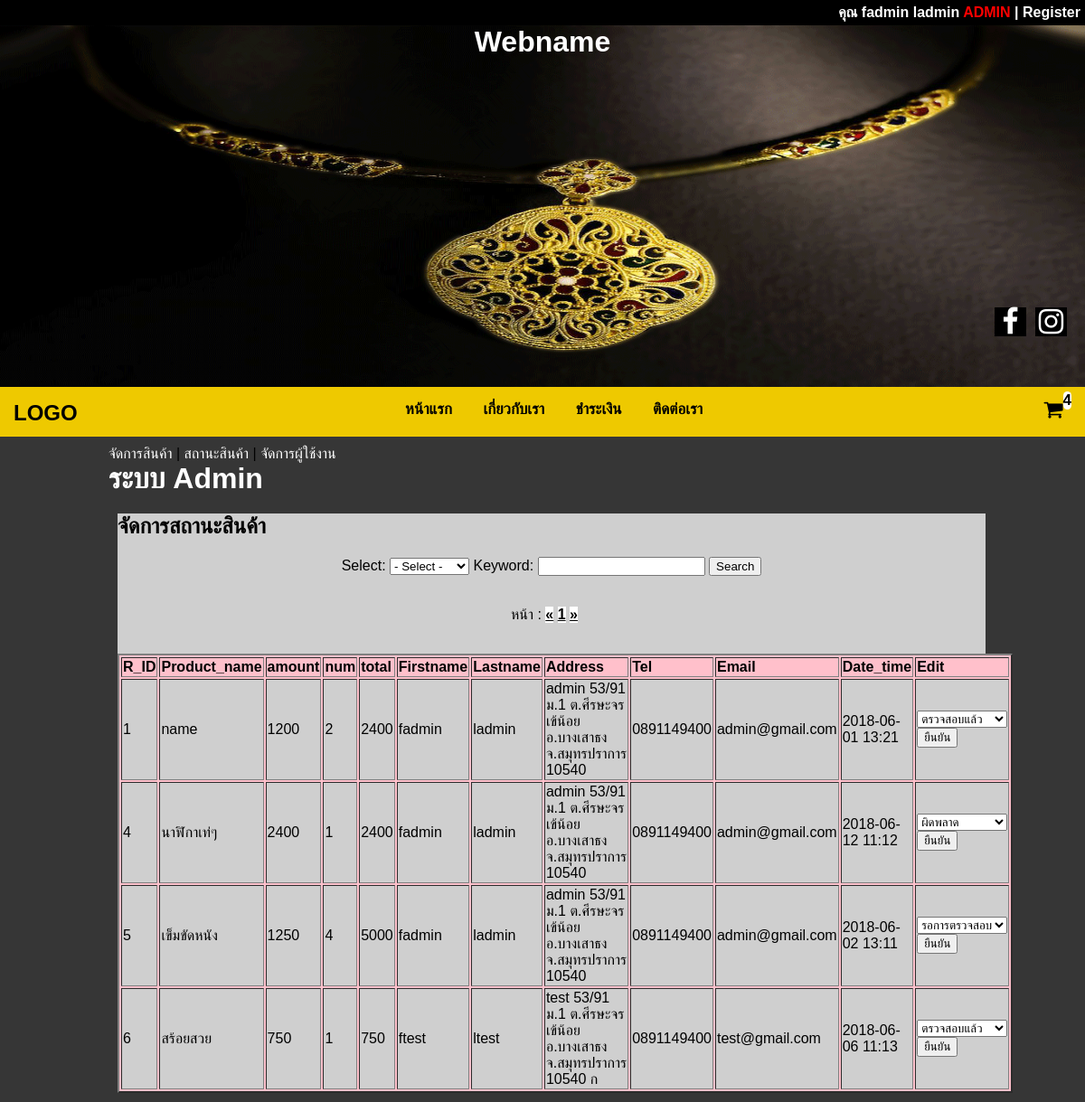
Screenshot of /?p=orderedt (signed in) with the database file from the repository.
### tables this page shows
CREATE TABLE `receipt` (
  `receipt_id` int(11) NOT NULL,
  `orders_id` int(11) NOT NULL,
  `product_id` int(11) NOT NULL,
  `product_name` varchar(100) NOT NULL,
  `orders_price` int(11) NOT NULL,
  `orders_num` int(11) NOT NULL,
  `orders_total` int(11) NOT NULL,
  `mem_fname` varchar(20) NOT NULL,
  `mem_lname` varchar(20) NOT NULL,
  `mem_mtel` varchar(15) NOT NULL,
  `mem_email` varchar(50) NOT NULL,
  `mem_address` text NOT NULL,
  `orders_amount` int(11) NOT NULL,
  `orders_date` varchar(10) NOT NULL,
  `orders_time` varchar(5) NOT NULL,
  `orders_status` varchar(20) NOT NULL
);

### page/orders_edt.php (the view, shortened to what this page needs)
<div class="admin-frm">
	<a href="?p=admin" style="text-decoration: none; color: white;">จัดการสินค้า</a> |
	<a href="?p=orderedt" style="text-decoration: none; color: white;">สถานะสินค้า</a> |
	<a href="?p=useredt" style="text-decoration: none; color: white;">จัดการผู้ใช้งาน</a><br>
	<h1 style="color: white;">ระบบ Admin</h1>
	<div class="i-admin-frm">
	<h2>จัดการสถานะสินค้า</h2>
	<?php
	$perpage = 5;
 	if (isset($_GET['page'])) {
 	$page = $_GET['page'];
 	} else {
 	$page = 1;
 	}
	$start = ($page - 1) * $perpage;
	$sql="SELECT * FROM receipt ORDER BY receipt_id ASC limit {$start} , {$perpage}";
	$query=mysqli_query($conn,$sql);
	$sql2 = "SELECT * FROM receipt";
 	$query2 = mysqli_query($conn, $sql2);
 	$total_record = mysqli_num_rows($query2);
 	$total_page = ceil($total_record / $perpage);
	?>
	<div class="admin-detail">
		<div class="adm-src-pro">
			<form name="frmSearch" method="post" action="">
		Select:
		<select name="ddlSelect" id="ddlSelect">
          <option>- Select -</option>
        </select>
		Keyword: <input type="text" name="txtKeyword">
		<input type="submit" name="btnsrc" value="Search">
			</form>
		</div>
		<?php
		$strSQL = "SELECT * FROM receipt WHERE 1  ";
		$objQuery = mysqli_query($conn,$strSQL);
		?>
		<br>
		<div class="show-product">
<div style="text-align: center;">
 <ul class="pagination">หน้า :
 <li class="cgpage-li">
 <a href="index.php?p=orderedt&page=1" aria-label="Previous">
 <span aria-hidden="true">&laquo;</span>
 </a>
 </li>
 <?php for($i=1;$i<=$total_page;$i++){ ?>
 <li class="cgpage-li"><a href="index.php?p=orderedt&page=<?php echo $i; ?>"><?php echo $i; ?></a></li>
 <?php } ?>
 <li class="cgpage-li">
 <a href="index.php?p=orderedt&page=<?php echo $total_page;?>" aria-label="Next">
 <span aria-hidden="true">&raquo;</span>
 </a>
 </li>
 </ul>
 </div>
<br>
		<table class="show-user" border="2">
			<thead>
				<tr>
					<th class="show-user-th" style="width: auto;">R_ID</th>
					<th class="show-user-th disnm" style="width: auto;">Product_name</th>
					<th class="show-user-th disn" style="width: auto;">amount</th>
					<th class="show-user-th disn" style="width: auto;">num</th>
					<th class="show-user-th disn" style="width: auto;">total</th>
					<th class="show-user-th disn" style="width: auto;">Firstname</th>
					<th class="show-user-th disn" style="width: auto;">Lastname</th>
					<th class="show-user-th disn" style="width: auto;">Address</th>
					<th class="show-user-th disn" style="width: auto;">Tel</th>
					<th class="show-user-th disnm" style="width: auto;">Email</th>
					<th class="show-user-th" style="width: auto;">Date_time</th>
					<th class="show-user-th" style="width: auto;">Edit</th>
				</tr>
			</thead>
			<tbody style="background-color: #CFCFCF;">
				<?php if(isset($_POST['btnsrc'])){ ?>
						<?php if($_POST["txtKeyword"]==""){
						alert('กรุณาใส่ Keyword!!!');
						echo"<script language='javascript'>history.back(1);</script>";
						echo"<script language='javascript'>history.back(1);</script>";
						exit();
					} ?>
					<?php if($_POST["ddlSelect"]=="- Select -"){
						alert('กรุณาเลือกหัวข้อการค้นหา');
						echo"<script language='javascript'>history.back(1);</script>";
						echo"<script language='javascript'>history.back(1);</script>";
						exit();
					} ?>
					<?php
						$row = mysqli_num_rows($objQuery);
						if($row=="0"){
						alert('ไม่พบข้อมูลที่ค้นหา');
						echo"<script language='javascript'>history.back(1);</script>";
						echo"<script language='javascript'>history.back(1);</script>";
						exit();
						}
					?>
					<?
					while($objResult = mysqli_fetch_array($objQuery)){
					?>
					<tr>
						<td><?php echo $objResult['receipt_id'];?></td>
						<td class="disnm"><?php echo $objResult['product_name'];?></td>
						<td class="disn"><?php echo $objResult['orders_price'];?></td>
						<td class="disn"><?php echo $objResult['orders_num'];?></td>
						<td class="disn"><?php echo $objResult['orders_total'];?></td>
						<td class="disn"><?php echo $objResult['mem_fname'];?></td>
						<td class="disn"><?php echo $objResult['mem_lname'];?></td>
						<td class="disn"><?php echo $objResult['mem_address'];?></td>
						<td class="disn"><?php echo $objResult['mem_mtel'];?></td>
						<td class="disnm"><?php echo $objResult['mem_email'];?></td>
						<td>
						<?php echo $objResult['orders_date'];?>
						<?php echo $objResult['orders_time'];?>
						</td>
						<td>
						<?php if($result['orders_status']=="wait"){?>
						<form name="receipt_status" method="POST" action="?p=starecip&reid=<?php echo $objResult['receipt_id'];?>">
						<select name="receipt">
          				<option value="wait">รอการตรวจสอบ</option>
          				<option value="confirm">ตรวจสอบแล้ว</option>
          				<option value="warning">ผิดพลาด</option>
        				</select>
        				<input type="submit" name="chrestatus" value="ยืนยัน">
        				</form>
        				<?php } ?>
        				<?php if($result['orders_status']=="warning"){?>
						<form name="receipt_status" method="POST" action="?p=starecip&reid=<?php echo $objResult['receipt_id'];?>">
						<select name="receipt">
						<option value="warning">ผิดพลาด</option>
          				<option value="wait">รอการตรวจสอบ</option>
          				<option value="confirm">ตรวจสอบแล้ว</option>
        				</select>
        				<input type="submit" name="chrestatus" value="ยืนยัน">
        				</form>
        				<?php } ?>
        				<?php if($result['orders_status']=="confirm"){ ?>
        				<form name="receipt_status" method="POST" action="?p=starecip&reid=<?php echo $objResult['receipt_id'];?>">
						<select name="receipt">
          				<option value="confirm">ตรวจสอบแล้ว</option>
          				<option value="wait">รอการตรวจสอบ</option>
          				<option value="warning">ผิดพลาด</option>
        				</select>
        				<input type="submit" name="chrestatus" value="ยืนยัน">
        			</form>
        			<?php } ?>
        				</td>
						</tr>
					<?php }}else{ ?>
					<?php
					while($result=mysqli_fetch_assoc($query)) {
					?>
				<tr>
					<td><?php echo $result['receipt_id'];?></td>
					<td class="disnm"><?php echo $result['product_name'];?></td>
					<td class="disn"><?php echo $result['orders_price'];?></td>
					<td class="disn"><?php echo $result['orders_num'];?></td>
					<td class="disn"><?php echo $result['orders_total'];?></td>
					<td class="disn"><?php echo $result['mem_fname'];?></td>
					<td class="disn"><?php echo $result['mem_lname'];?></td>
					<td class="disn"><?php echo $result['mem_address'];?></td>
					<td class="disn"><?php echo $result['mem_mtel'];?></td>
					<td class="disnm"><?php echo $result['mem_email'];?></td>
					<td>
						<?php echo $result['orders_date'];?>
						<?php echo $result['orders_time'];?>
					</td>
					<td>
					<?php if($result['orders_status']=="wait"){?>
					<form name="receipt_status" method="POST" action="?p=starecip&reid=<?php echo $result['receipt_id'];?>
					&proid=<?php echo $result['product_id'];?>&num=<?php echo $result['orders_num'];?>">
						<select name="receipt">
          				<option value="wait">รอการตรวจสอบ</option>
        				</select>
        				<input type="submit" name="chrestatus" value="ยืนยัน">
        			</form>
        			<?php } ?>
        			<?php if($result['orders_status']=="warning"){?>
					<form name="receipt_status" method="POST" action="?p=starecip&reid=<?php echo $result['receipt_id'];?>
					&proid=<?php echo $result['product_id'];?>&num=<?php echo $result['orders_num'];?>">
						<select name="receipt">
						<option value="warning">ผิดพลาด</option>
        				</select>
        				<input type="submit" name="chrestatus" value="ยืนยัน">
        			</form>
        			<?php } ?>
        			<?php if($result['orders_status']=="confirm"){ ?>
        			<form name="receipt_status" method="POST" action="?p=starecip&reid=<?php echo $result['receipt_id'];?>
        			&proid=<?php echo $result['product_id'];?>&num=<?php echo $result['orders_num'];?>">
						<select name="receipt">
          				<option value="confirm">ตรวจสอบแล้ว</option>
        				</select>
        				<input type="submit" name="chrestatus" value="ยืนยัน">
        			</form>
        			<?php } ?>
	        		</td>
					</tr>
				<?php }} ?>
			</tbody>
		</table>
	</div>
</div>
</div>
</div>

### style.css (style rules this page uses)
body,html { width: 100%; height: auto; margin: 0; padding: 0; font-family: sans-serif; overflow-x: hidden; background-color: #363636; }
ul a { text-align: center; font-weight: bold; color: black; }
h1 { margin: 0; }
.cgpage-li { background-color: white; }
.admin-frm { margin-top: 10px; width: 80%; margin-left: auto; margin-right: auto; }
.i-admin-frm { width: 100%; margin: 10px; background-color: #CFCFCF; }
.show-product { width: 100%; padding: auto; margin: auto; }
.adm-src-pro { text-align: center; width: 100%; border: 1px; }
.pagination { width: 90%; list-style-type: none; display: block; }
.cgpage-li { width: auto; display: inline-block; }
.show-user { width: 100%; height: auto; background-color: pink; margin: auto; padding: auto; text-align: left; }
.show-user-th { width: 100%; }

### rows the page displays
receipt: receipt_id "1", product_name "name", orders_price "1200", orders_num "2", orders_total "2400", mem_fname "fadmin", mem_lname "ladmin", mem_address "admin 53/91 ม.1 ต.ศีรษะจรเข้น้อย อ.บางเสาธง จ.สมุทรปราการ 10540", mem_mtel "0891149400", mem_email "admin@gmail.com", orders_date "2018-06-01", orders_time "13:21"
receipt: receipt_id "4", product_name "นาฬิกาเท่ๆ", orders_price "2400", orders_num "1", orders_total "2400", mem_fname "fadmin", mem_lname "ladmin", mem_address "admin 53/91 ม.1 ต.ศีรษะจรเข้น้อย อ.บางเสาธง จ.สมุทรปราการ 10540", mem_mtel "0891149400", mem_email "admin@gmail.com", orders_date "2018-06-12", orders_time "11:12"
receipt: receipt_id "5", product_name "เข็มขัดหนัง", orders_price "1250", orders_num "4", orders_total "5000", mem_fname "fadmin", mem_lname "ladmin", mem_address "admin 53/91 ม.1 ต.ศีรษะจรเข้น้อย อ.บางเสาธง จ.สมุทรปราการ 10540", mem_mtel "0891149400", mem_email "admin@gmail.com", orders_date "2018-06-02", orders_time "13:11"
receipt: receipt_id "6", product_name "สร้อยสวย", orders_price "750", orders_num "1", orders_total "750", mem_fname "ftest", mem_lname "ltest", mem_address "test 53/91 ม.1 ต.ศีรษะจรเข้น้อย อ.บางเสาธง จ.สมุทรปราการ 10540 ก", mem_mtel "0891149400", mem_email "test@gmail.com", orders_date "2018-06-06", orders_time "11:13"

### other values shown
$_SESSION['mem_fname'] "fadmin"
$_SESSION['mem_lname'] "ladmin"
$orders "4"
